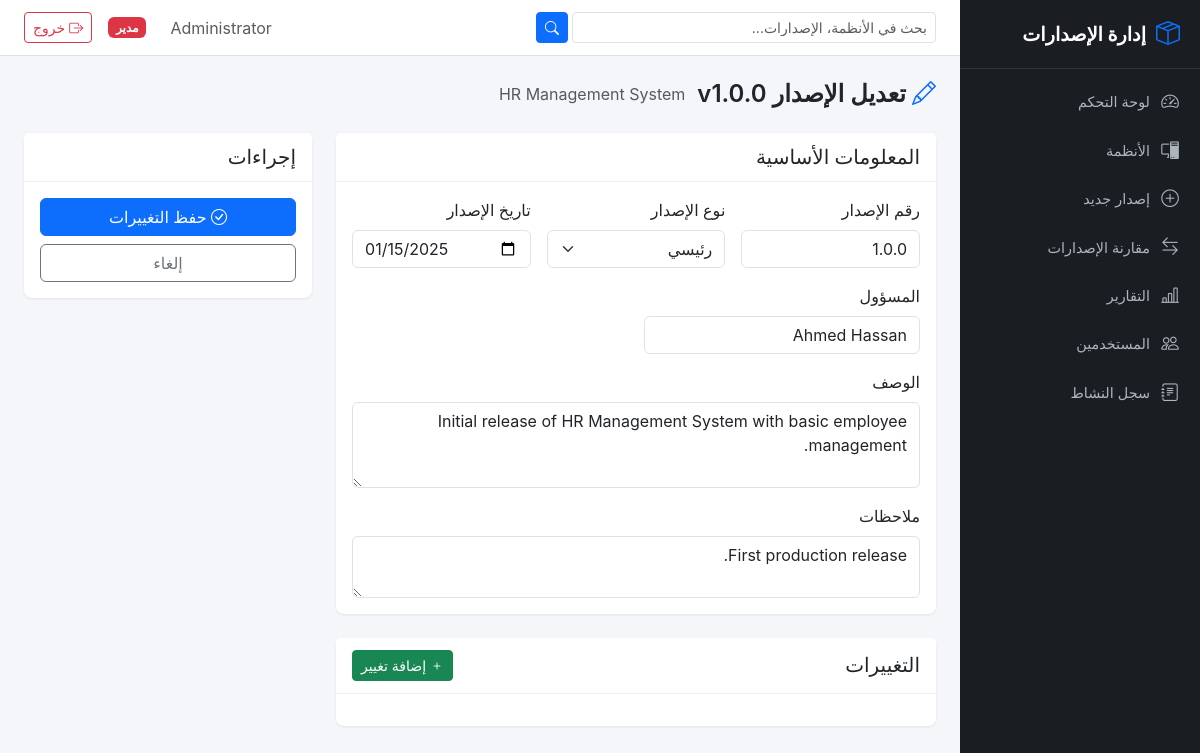
Screenshot of /versions/1/edit (signed in) with the database file from the repository.
### app/models/user.py (models this page shows, shortened)
class User(UserMixin, db.Model):
    __tablename__ = 'users'
    id = db.Column(db.Integer, primary_key=True)
    username = db.Column(db.String(80), unique=True, nullable=False, index=True)
    email = db.Column(db.String(120), unique=True, nullable=False)
    password_hash = db.Column(db.String(256), nullable=False)
    full_name = db.Column(db.String(150), nullable=False)
    role = db.Column(db.String(20), nullable=False, default='user')
    is_active = db.Column(db.Boolean, default=True, nullable=False)
    created_at = db.Column(db.DateTime, default=lambda: datetime.now(timezone.utc))
    updated_at = db.Column(db.DateTime, default=lambda: datetime.now(timezone.utc),
                           onupdate=lambda: datetime.now(timezone.utc))
    @property
    def is_admin(self):
        return self.role == 'admin'

### app/models/version.py (models this page shows, shortened)
class Version(db.Model):
    __tablename__ = 'versions'
    id = db.Column(db.Integer, primary_key=True)
    system_id = db.Column(db.Integer, db.ForeignKey('systems.id'), nullable=False, index=True)
    version_number = db.Column(db.String(50), nullable=False)
    major = db.Column(db.Integer, nullable=False, default=0)
    minor = db.Column(db.Integer, nullable=False, default=0)
    patch = db.Column(db.Integer, nullable=False, default=0)
    version_type = db.Column(db.String(20), nullable=True)
    status = db.Column(db.String(20), nullable=False, default='Draft')
    release_date = db.Column(db.Date, nullable=True)
    description = db.Column(db.Text, nullable=True)
    notes = db.Column(db.Text, nullable=True)
    responsible_person = db.Column(db.String(150), nullable=True)
    created_by = db.Column(db.Integer, db.ForeignKey('users.id'), nullable=True)
    created_at = db.Column(db.DateTime, default=lambda: datetime.now(timezone.utc))
    updated_at = db.Column(db.DateTime, default=lambda: datetime.now(timezone.utc),
                           onupdate=lambda: datetime.now(timezone.utc))
    changes = db.relationship('VersionChange', backref='version', lazy='dynamic',
                              order_by='VersionChange.id')
    attachments = db.relationship('Attachment', backref='version', lazy='dynamic')
    creator = db.relationship('User', backref='created_versions', foreign_keys=[created_by])
    __table_args__ = (
        db.UniqueConstraint('system_id', 'version_number', name='uq_system_version'),
    )

### app/models/system.py (models this page shows, shortened)
class System(db.Model):
    __tablename__ = 'systems'
    id = db.Column(db.Integer, primary_key=True)
    name = db.Column(db.String(200), nullable=False, index=True)
    code = db.Column(db.String(50), unique=True, nullable=False, index=True)
    system_type = db.Column(db.String(50), nullable=False)
    description = db.Column(db.Text, nullable=True)
    owner = db.Column(db.String(150), nullable=True)
    department = db.Column(db.String(150), nullable=True)
    technology = db.Column(db.String(200), nullable=True)
    platform = db.Column(db.String(100), nullable=True)
    repository_url = db.Column(db.String(500), nullable=True)
    documentation_url = db.Column(db.String(500), nullable=True)
    status = db.Column(db.String(20), nullable=False, default='Active')
    created_at = db.Column(db.DateTime, default=lambda: datetime.now(timezone.utc))
    updated_at = db.Column(db.DateTime, default=lambda: datetime.now(timezone.utc),
                           onupdate=lambda: datetime.now(timezone.utc))
    versions = db.relationship('Version', backref='system', lazy='dynamic',
                               order_by='Version.created_at.desc()')

### app/routes/versions.py (the view, shortened to what this page needs)
@versions_bp.route('/<int:version_id>/edit', methods=['GET', 'POST'])
@login_required
def edit(version_id):
    version = Version.query.get_or_404(version_id)
    system = System.query.get(version.system_id)
    existing_changes = VersionChange.query.filter_by(version_id=version_id).all()
    return render_template('versions/edit.html',
                           version=version,
                           system=system,
                           existing_changes=existing_changes,
                           change_types=VersionService.CHANGE_TYPES,
                           version_types=VersionService.VERSION_TYPES)

### app/templates/versions/edit.html (shortened to what this page needs)
{% extends "base.html" %}
{% block content %}
<div class="page-header">
    <h1><i class="bi bi-pencil"></i> تعديل الإصدار v{{ version.version_number }}</h1>
    <span class="text-muted">{{ system.name }}</span>
</div>
<form method="POST" action="{{ url_for('versions.edit', version_id=version.id) }}">
    <div class="row g-4">
        <div class="col-lg-8">
            <div class="card mb-4">
                <div class="card-header"><h5 class="mb-0">المعلومات الأساسية</h5></div>
                <div class="card-body">
                    <div class="row g-3">
                        <div class="col-md-4">
                            <label for="version_number" class="form-label">رقم الإصدار</label>
                            <input type="text" class="form-control" id="version_number" name="version_number" value="{{ version.version_number }}" required>
                        </div>
                        <div class="col-md-4">
                            <label for="version_type" class="form-label">نوع الإصدار</label>
                            <select class="form-select" id="version_type" name="version_type">
                                {% for vt in version_types %}
                                <option value="{{ vt }}" {% if version.version_type == vt %}selected{% endif %}>{{ 'رئيسي' if vt == 'Major' else 'فرعي' if vt == 'Minor' else 'تصحيح' }}</option>
                                {% endfor %}
                            </select>
                        </div>
                        <div class="col-md-4">
                            <label for="release_date" class="form-label">تاريخ الإصدار</label>
                            <input type="date" class="form-control" id="release_date" name="release_date"
                                   value="{{ version.release_date.strftime('%Y-%m-%d') if version.release_date else '' }}">
                        </div>
                        <div class="col-md-6">
                            <label for="responsible_person" class="form-label">المسؤول</label>
                            <input type="text" class="form-control" id="responsible_person" name="responsible_person" value="{{ version.responsible_person or '' }}">
                        </div>
                        <div class="col-12">
                            <label for="description" class="form-label">الوصف</label>
                            <textarea class="form-control" id="description" name="description" rows="3">{{ version.description or '' }}</textarea>
                        </div>
                        <div class="col-12">
                            <label for="notes" class="form-label">ملاحظات</label>
                            <textarea class="form-control" id="notes" name="notes" rows="2">{{ version.notes or '' }}</textarea>
                        </div>
                    </div>
                </div>
            </div>
            <div class="card mb-4">
                <div class="card-header d-flex justify-content-between align-items-center">
                    <h5 class="mb-0">التغييرات</h5>
                    <button type="button" class="btn btn-sm btn-success" onclick="addChangeRow()">
                        <i class="bi bi-plus"></i> إضافة تغيير
                    </button>
                </div>
                <div class="card-body">
                    {% set ctl = {'New Feature': 'ميزة جديدة', 'Bug Fix': 'إصلاح خطأ', 'Improvement': 'تحسين', 'Security': 'أمان', 'Breaking Change': 'تغيير جوهري', 'Deprecation': 'إيقاف تشغيل', 'Known Issue': 'مشكلة معروفة'} %}
                </div>
            </div>
        </div>
        <div class="col-lg-4">
            <div class="card mb-4">
                <div class="card-header"><h5 class="mb-0">إجراءات</h5></div>
                <div class="card-body">
                    <button type="submit" class="btn btn-primary w-100 mb-2">
                        <i class="bi bi-check-circle"></i> حفظ التغييرات
                    </button>
                    <a href="{{ url_for('versions.details', version_id=version.id) }}" class="btn btn-outline-secondary w-100">إلغاء</a>
                </div>
            </div>
        </div>
    </div>
</form>
{% endblock %}

### app/templates/base.html (shortened to what this page needs)
<!DOCTYPE html>
<html lang="ar" dir="rtl">
<head>
    <link href="https://cdn.jsdelivr.net/npm/bootstrap@5.3.3/dist/css/bootstrap.rtl.min.css" rel="stylesheet">
    <link href="https://cdn.jsdelivr.net/npm/bootstrap-icons@1.11.3/font/bootstrap-icons.min.css" rel="stylesheet">
    <link href="{{ url_for('static', filename='css/style.css') }}" rel="stylesheet">
</head>
<body>
    {% if current_user.is_authenticated %}
    <div class="d-flex">
        <nav class="sidebar" id="sidebar">
            <div class="sidebar-brand">
                <i class="bi bi-box-seam"></i>
                <span>إدارة الإصدارات</span>
            </div>
            <ul class="sidebar-nav">
                <li class="nav-item">
                    <a href="{{ url_for('dashboard.index') }}" class="nav-link {% if request.endpoint == 'dashboard.index' %}active{% endif %}">
                        <i class="bi bi-speedometer2"></i><span>لوحة التحكم</span>
                    </a>
                </li>
                <li class="nav-item">
                    <a href="{{ url_for('systems.index') }}" class="nav-link {% if 'systems' in request.endpoint %}active{% endif %}">
                        <i class="bi bi-pc-display"></i><span>الأنظمة</span>
                    </a>
                </li>
                <li class="nav-item">
                    <a href="{{ url_for('versions.create') }}" class="nav-link {% if request.endpoint == 'versions.create' %}active{% endif %}">
                        <i class="bi bi-plus-circle"></i><span>إصدار جديد</span>
                    </a>
                </li>
                <li class="nav-item">
                    <a href="{{ url_for('versions.compare') }}" class="nav-link {% if request.endpoint == 'versions.compare' %}active{% endif %}">
                        <i class="bi bi-arrow-left-right"></i><span>مقارنة الإصدارات</span>
                    </a>
                </li>
                <li class="nav-item">
                    <a href="{{ url_for('reports.index') }}" class="nav-link {% if 'reports' in request.endpoint %}active{% endif %}">
                        <i class="bi bi-bar-chart-line"></i><span>التقارير</span>
                    </a>
                </li>
                {% if current_user.is_admin %}
                <li class="nav-item">
                    <a href="{{ url_for('users.index') }}" class="nav-link {% if 'users' in request.endpoint %}active{% endif %}">
                        <i class="bi bi-people"></i><span>المستخدمين</span>
                    </a>
                </li>
                <li class="nav-item">
                    <a href="{{ url_for('audit.index') }}" class="nav-link {% if 'audit' in request.endpoint %}active{% endif %}">
                        <i class="bi bi-journal-text"></i><span>سجل النشاط</span>
                    </a>
                </li>
                {% endif %}
            </ul>
        </nav>
        <div class="main-content">
            <nav class="topbar">
                <form class="topbar-search d-none d-md-flex" action="{{ url_for('systems.index') }}" method="GET">
                    <input type="text" name="search" class="form-control form-control-sm" placeholder="بحث في الأنظمة، الإصدارات..." value="{{ request.args.get('search', '') }}">
                    <button type="submit" class="btn btn-sm btn-primary ms-1"><i class="bi bi-search"></i></button>
                </form>
                <div class="topbar-right">
                    <span class="text-muted me-3 d-none d-md-inline">{{ current_user.full_name }}</span>
                    {% if current_user.is_admin %}
                    <span class="badge bg-danger me-2">مدير</span>
                    {% endif %}
                    <a href="{{ url_for('auth.logout') }}" class="btn btn-sm btn-outline-danger">
                        <i class="bi bi-box-arrow-right"></i> خروج
                    </a>
                </div>
            </nav>
            <div class="content-wrapper">
                {% block content %}{% endblock %}
            </div>
        </div>
    </div>
    {% else %}
        {% block public_content %}{% endblock %}
    {% endif %}
</body>
</html>

### app/static/css/style.css (style rules this page uses)
:root { --sidebar-width: 240px; --sidebar-bg: #1a1d21; --sidebar-hover: #2d3136; --sidebar-active: #0d6efd; --topbar-height: 56px; --primary: #0d6efd; --body-bg: #f4f6f9; }
* { box-sizing: border-box; }
body { background: var(--body-bg); font-family: -apple-system, BlinkMacSystemFont, 'Segoe UI', Roboto, 'Helvetica Neue', Arial, sans-serif; margin: 0; }
[dir="rtl"] .sidebar { left: auto; right: 0; }
.sidebar { width: var(--sidebar-width); min-height: 100vh; background: var(--sidebar-bg); position: fixed; top: 0; left: 0; z-index: 1000; overflow-y: auto; transition: transform 0.3s ease; }
.sidebar-brand { display: flex; align-items: center; gap: 10px; padding: 16px 20px; font-size: 1.2rem; font-weight: 700; color: #fff; border-bottom: 1px solid rgba(255,255,255,0.1); }
.sidebar-brand i { font-size: 1.5rem; color: var(--primary); }
.sidebar-nav { list-style: none; padding: 8px 0; margin: 0; }
.sidebar-nav .nav-item { margin: 2px 8px; }
.sidebar-nav .nav-link { display: flex; align-items: center; gap: 10px; padding: 10px 12px; color: #adb5bd; text-decoration: none; border-radius: 6px; font-size: 0.9rem; transition: all 0.2s; }
.sidebar-nav .nav-link i { font-size: 1.1rem; width: 20px; text-align: center; }
[dir="rtl"] .main-content { margin-left: 0; margin-right: var(--sidebar-width); }
.main-content { margin-left: var(--sidebar-width); min-height: 100vh; }
.topbar { height: var(--topbar-height); background: #fff; border-bottom: 1px solid #dee2e6; display: flex; align-items: center; padding: 0 24px; position: sticky; top: 0; z-index: 999; }
.topbar-search { flex: 1; max-width: 400px; }
.topbar-right { display: flex; align-items: center; gap: 8px; margin-inline-start: auto; }
.content-wrapper { padding: 24px; }
.page-header { margin-bottom: 24px; display: flex; align-items: center; gap: 12px; }
.page-header h1 { font-size: 1.5rem; font-weight: 600; margin: 0; }
.page-header i { color: var(--primary); }
.card { border: none; box-shadow: 0 1px 3px rgba(0,0,0,0.08); border-radius: 8px; }
.card-header { background: #fff; border-bottom: 1px solid #f0f0f0; padding: 12px 16px; }

### rows the page displays
User: full_name "Administrator"
Version: version_number "1.0.0", release_date "01/15/2025", responsible_person "Ahmed Hassan", description "Initial release of HR Management System with basic employee management.", notes "First production release."
System: name "HR Management System"

### other values shown
form field version_type "رئيسي"
